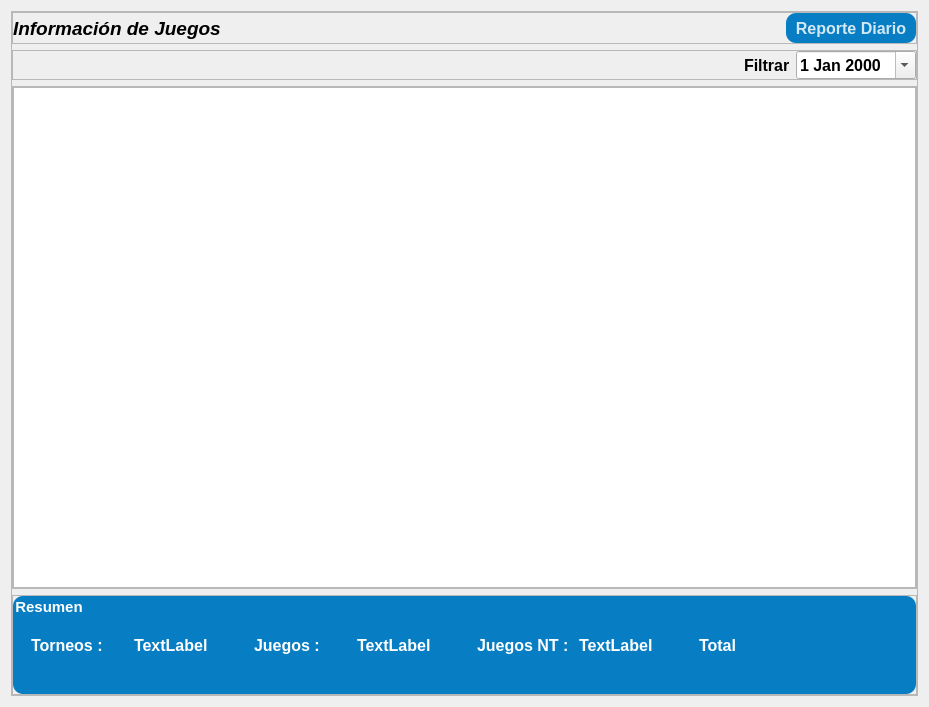
<?xml version="1.0" encoding="UTF-8"?>
<ui version="4.0">
 <class>Dialog</class>
 <widget class="QDialog" name="Dialog">
  <property name="geometry">
   <rect>
    <x>0</x>
    <y>0</y>
    <width>929</width>
    <height>707</height>
   </rect>
  </property>
  <property name="windowTitle">
   <string>Información Usuario</string>
  </property>
  <property name="styleSheet">
   <string notr="true"/>
  </property>
  <layout class="QVBoxLayout" name="verticalLayout_3">
   <property name="spacing">
    <number>2</number>
   </property>
   <item>
    <widget class="QFrame" name="frame">
     <property name="styleSheet">
      <string notr="true"/>
     </property>
     <property name="frameShape">
      <enum>QFrame::StyledPanel</enum>
     </property>
     <property name="frameShadow">
      <enum>QFrame::Raised</enum>
     </property>
     <layout class="QVBoxLayout" name="verticalLayout_2">
      <property name="leftMargin">
       <number>0</number>
      </property>
      <property name="topMargin">
       <number>0</number>
      </property>
      <property name="rightMargin">
       <number>0</number>
      </property>
      <property name="bottomMargin">
       <number>0</number>
      </property>
      <item>
       <widget class="QFrame" name="frame_4">
        <property name="frameShape">
         <enum>QFrame::StyledPanel</enum>
        </property>
        <property name="frameShadow">
         <enum>QFrame::Raised</enum>
        </property>
        <layout class="QHBoxLayout" name="horizontalLayout_2">
         <property name="spacing">
          <number>6</number>
         </property>
         <property name="leftMargin">
          <number>0</number>
         </property>
         <property name="topMargin">
          <number>0</number>
         </property>
         <property name="rightMargin">
          <number>0</number>
         </property>
         <property name="bottomMargin">
          <number>0</number>
         </property>
         <item>
          <widget class="QLabel" name="label">
           <property name="font">
            <font>
             <pointsize>14</pointsize>
             <italic>true</italic>
             <bold>true</bold>
            </font>
           </property>
           <property name="text">
            <string>Información de Juegos</string>
           </property>
          </widget>
         </item>
         <item>
          <spacer name="horizontalSpacer">
           <property name="orientation">
            <enum>Qt::Horizontal</enum>
           </property>
           <property name="sizeHint" stdset="0">
            <size>
             <width>292</width>
             <height>20</height>
            </size>
           </property>
          </spacer>
         </item>
         <item>
          <widget class="QPushButton" name="reposte_diario">
           <property name="minimumSize">
            <size>
             <width>130</width>
             <height>30</height>
            </size>
           </property>
           <property name="font">
            <font>
             <pointsize>12</pointsize>
             <bold>true</bold>
            </font>
           </property>
           <property name="styleSheet">
            <string notr="true">QPushButton{

		background-color: rgb(7, 125, 195);
	color:rgba(255, 255, 255, 210);
	border-radius:10px;
}

QPushButton:hover{
		background-color: rgb(9, 164, 253);
}

QPushButton:pressed{
	padding-left:5px;
	padding-top:5px;
	background-color:rgba(150, 123, 111, 255);
}</string>
           </property>
           <property name="text">
            <string>Reporte Diario</string>
           </property>
          </widget>
         </item>
        </layout>
       </widget>
      </item>
      <item>
       <widget class="QFrame" name="frame_5">
        <property name="frameShape">
         <enum>QFrame::StyledPanel</enum>
        </property>
        <property name="frameShadow">
         <enum>QFrame::Raised</enum>
        </property>
        <layout class="QHBoxLayout" name="horizontalLayout">
         <property name="leftMargin">
          <number>0</number>
         </property>
         <property name="topMargin">
          <number>0</number>
         </property>
         <property name="rightMargin">
          <number>0</number>
         </property>
         <property name="bottomMargin">
          <number>0</number>
         </property>
         <item>
          <spacer name="horizontalSpacer_2">
           <property name="orientation">
            <enum>Qt::Horizontal</enum>
           </property>
           <property name="sizeHint" stdset="0">
            <size>
             <width>511</width>
             <height>17</height>
            </size>
           </property>
          </spacer>
         </item>
         <item>
          <widget class="QLabel" name="label_2">
           <property name="font">
            <font>
             <pointsize>12</pointsize>
             <bold>true</bold>
            </font>
           </property>
           <property name="text">
            <string>Filtrar</string>
           </property>
          </widget>
         </item>
         <item>
          <widget class="QDateEdit" name="fechaFiltrar">
           <property name="minimumSize">
            <size>
             <width>120</width>
             <height>20</height>
            </size>
           </property>
           <property name="font">
            <font>
             <pointsize>12</pointsize>
             <bold>true</bold>
            </font>
           </property>
           <property name="calendarPopup">
            <bool>true</bool>
           </property>
          </widget>
         </item>
        </layout>
       </widget>
      </item>
      <item>
       <widget class="QFrame" name="frame_2">
        <property name="frameShape">
         <enum>QFrame::StyledPanel</enum>
        </property>
        <property name="frameShadow">
         <enum>QFrame::Raised</enum>
        </property>
        <layout class="QVBoxLayout" name="verticalLayout">
         <property name="spacing">
          <number>2</number>
         </property>
         <property name="leftMargin">
          <number>0</number>
         </property>
         <property name="topMargin">
          <number>0</number>
         </property>
         <property name="rightMargin">
          <number>0</number>
         </property>
         <property name="bottomMargin">
          <number>0</number>
         </property>
         <item>
          <widget class="QTableWidget" name="tabla_juego">
           <property name="maximumSize">
            <size>
             <width>16777215</width>
             <height>600</height>
            </size>
           </property>
          </widget>
         </item>
        </layout>
       </widget>
      </item>
      <item>
       <widget class="QFrame" name="frame_6">
        <property name="minimumSize">
         <size>
          <width>200</width>
          <height>100</height>
         </size>
        </property>
        <property name="frameShape">
         <enum>QFrame::StyledPanel</enum>
        </property>
        <property name="frameShadow">
         <enum>QFrame::Raised</enum>
        </property>
        <layout class="QHBoxLayout" name="horizontalLayout_3">
         <property name="spacing">
          <number>0</number>
         </property>
         <property name="leftMargin">
          <number>0</number>
         </property>
         <property name="topMargin">
          <number>0</number>
         </property>
         <property name="rightMargin">
          <number>0</number>
         </property>
         <property name="bottomMargin">
          <number>0</number>
         </property>
         <item>
          <widget class="QGroupBox" name="groupBox">
           <property name="minimumSize">
            <size>
             <width>250</width>
             <height>0</height>
            </size>
           </property>
           <property name="font">
            <font>
             <pointsize>11</pointsize>
             <bold>true</bold>
            </font>
           </property>
           <property name="styleSheet">
            <string notr="true">

		background-color: rgb(7, 125, 195);
	
color: rgb(255, 255, 255);
	border-radius:10px;
</string>
           </property>
           <property name="title">
            <string>Resumen</string>
           </property>
           <layout class="QHBoxLayout" name="horizontalLayout_7">
            <item>
             <widget class="QFrame" name="frame_8">
              <property name="maximumSize">
               <size>
                <width>16777215</width>
                <height>50</height>
               </size>
              </property>
              <property name="frameShape">
               <enum>QFrame::StyledPanel</enum>
              </property>
              <property name="frameShadow">
               <enum>QFrame::Raised</enum>
              </property>
              <layout class="QHBoxLayout" name="horizontalLayout_5">
               <item>
                <widget class="QLabel" name="label_5">
                 <property name="font">
                  <font>
                   <pointsize>12</pointsize>
                   <bold>true</bold>
                  </font>
                 </property>
                 <property name="text">
                  <string>Torneos :</string>
                 </property>
                </widget>
               </item>
               <item>
                <widget class="QLabel" name="label_6">
                 <property name="maximumSize">
                  <size>
                   <width>16777215</width>
                   <height>30</height>
                  </size>
                 </property>
                 <property name="font">
                  <font>
                   <pointsize>12</pointsize>
                   <bold>true</bold>
                  </font>
                 </property>
                 <property name="text">
                  <string>TextLabel</string>
                 </property>
                </widget>
               </item>
              </layout>
             </widget>
            </item>
            <item>
             <widget class="QFrame" name="frame_3">
              <property name="frameShape">
               <enum>QFrame::StyledPanel</enum>
              </property>
              <property name="frameShadow">
               <enum>QFrame::Raised</enum>
              </property>
              <layout class="QHBoxLayout" name="horizontalLayout_4">
               <item>
                <widget class="QLabel" name="label_3">
                 <property name="font">
                  <font>
                   <pointsize>12</pointsize>
                   <bold>true</bold>
                  </font>
                 </property>
                 <property name="text">
                  <string>Juegos :</string>
                 </property>
                </widget>
               </item>
               <item>
                <widget class="QLabel" name="label_4">
                 <property name="font">
                  <font>
                   <pointsize>12</pointsize>
                   <italic>false</italic>
                   <bold>true</bold>
                  </font>
                 </property>
                 <property name="text">
                  <string>TextLabel</string>
                 </property>
                </widget>
               </item>
              </layout>
             </widget>
            </item>
            <item>
             <widget class="QFrame" name="frame_9">
              <property name="frameShape">
               <enum>QFrame::StyledPanel</enum>
              </property>
              <property name="frameShadow">
               <enum>QFrame::Raised</enum>
              </property>
              <layout class="QHBoxLayout" name="horizontalLayout_8">
               <item>
                <widget class="QLabel" name="label_7">
                 <property name="font">
                  <font>
                   <pointsize>12</pointsize>
                   <bold>true</bold>
                  </font>
                 </property>
                 <property name="text">
                  <string>Juegos NT :</string>
                 </property>
                </widget>
               </item>
               <item>
                <widget class="QLabel" name="juego_NT">
                 <property name="font">
                  <font>
                   <pointsize>12</pointsize>
                   <italic>false</italic>
                   <bold>true</bold>
                  </font>
                 </property>
                 <property name="text">
                  <string>TextLabel</string>
                 </property>
                </widget>
               </item>
              </layout>
             </widget>
            </item>
            <item>
             <widget class="QFrame" name="frame_7">
              <property name="frameShape">
               <enum>QFrame::StyledPanel</enum>
              </property>
              <property name="frameShadow">
               <enum>QFrame::Raised</enum>
              </property>
              <layout class="QHBoxLayout" name="horizontalLayout_6">
               <item>
                <widget class="QLabel" name="label_11">
                 <property name="font">
                  <font>
                   <pointsize>12</pointsize>
                   <bold>true</bold>
                  </font>
                 </property>
                 <property name="text">
                  <string>Total</string>
                 </property>
                </widget>
               </item>
              </layout>
             </widget>
            </item>
           </layout>
          </widget>
         </item>
        </layout>
       </widget>
      </item>
     </layout>
    </widget>
   </item>
  </layout>
 </widget>
 <resources/>
 <connections/>
</ui>
